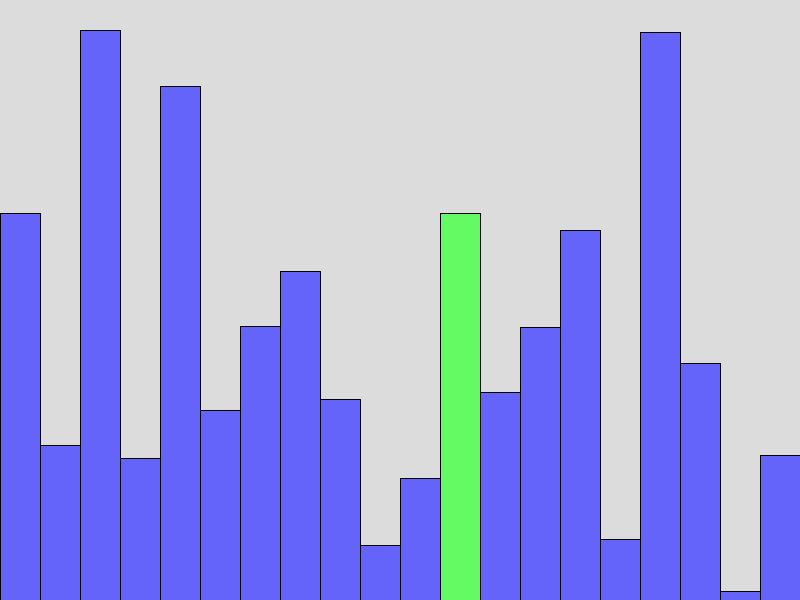
Frame 1 (no input)
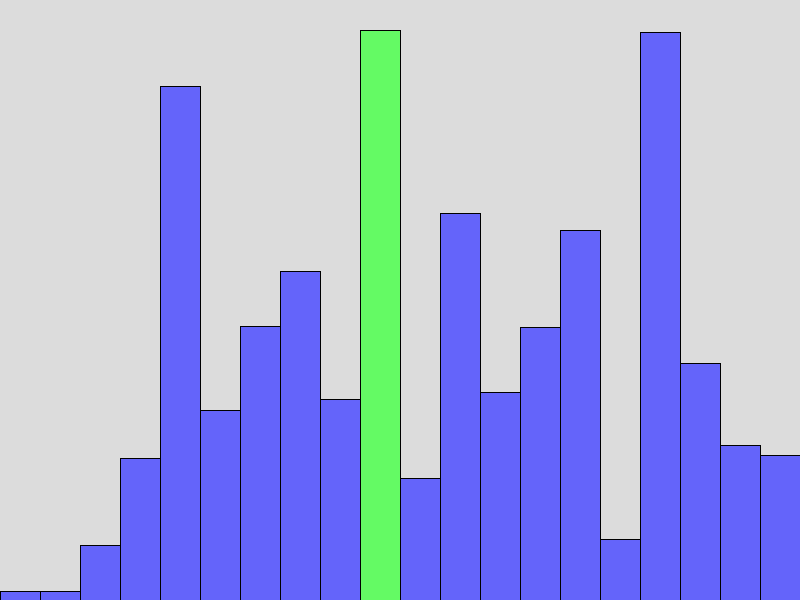
Frame 60 (the mouse pressed at the canvas centre just before this capture)
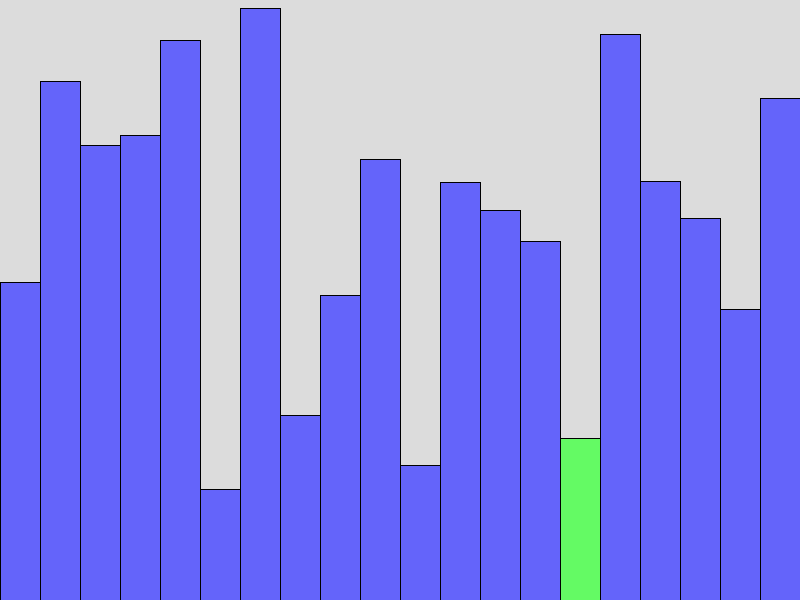
Frame 120 (the mouse held since frame 60 and released just before this capture)

The Processing sketch that drew these frames (run headless with seeded random() and noise(); from frame 60 on, the mouse is pressed at the canvas centre):

// Processing sketch: aula05_ordenacao
// ── aula05_ordenacao.pde
int n = 20;
int[] array = new int[n]; 
int i = -1, j = -1, minIdx = -1;

void setup() {
  size(800, 600);
  for(int k = 0; k < array.length; k++) array[k] = (int) random(height);
  thread("ordenar");
}

void draw() {
  background(220);
  int l = width / n;
  for (int k = 0; k < n; k++) {
    int h = int(array[k]);
    if(k == i || k == j || k == minIdx) fill(100, 250, 100);
    else fill(100, 100, 250);
    rect(k * l, height - h, l, h);
    fill(0);
    textAlign(CENTER);
    text(str(n), n * l, height - h - 10, l, h);
  }
  
  if(mousePressed){
    for(int k = 0; k < array.length; k++) array[k] = (int) random(height);
  }
  
}

void ordenar() {   
  while(true) selectionSort(array);    
}

// Bubble Sort
void bubbleSort(int[] arr) {
  for (int i = 0; i < arr.length - 1; i++) {
    for (j = 0; j < arr.length - i - 1; j++) {
      if (arr[j] > arr[j + 1]) {
        // Troca os elementos
        delay(300);
        int temp = arr[j];
        arr[j] = arr[j + 1];
        arr[j + 1] = temp;
      }
    }
  }
  // Complexidade de tempo: O(n^2)
}

// Selection Sort
void selectionSort(int[] arr) {
  for (int i = 0; i < arr.length - 1; i++) {
    minIdx = i;
    delay(100);
    for (j = i + 1; j < arr.length; j++) {
      if (arr[j] < arr[minIdx]) {
        minIdx = j;
        delay(100);
      }
    }
    
    // Troca o menor elemento encontrado com o primeiro elemento
    int temp = arr[minIdx];
    arr[minIdx] = arr[i];
    arr[i] = temp;
    delay(300);
  }
  // Complexidade de tempo: O(n^2)
}

// Insertion Sort
void insertionSort(int[] arr) {
  for (i = 1; i < arr.length; i++) {
    int valor = arr[i];
    j = i - 1;
    delay(100);
    while (j >= 0 && arr[j] > valor) {
      arr[j + 1] = arr[j];
      j = j - 1;
      delay(100);
    }
    arr[j + 1] = valor;
    delay(100);
  }
  // Complexidade de tempo: O(n^2)
}

// Merge Sort
void mergeSort(int[] arr, int l, int r) {
  if (l < r) {
    int m = l + (r - l) / 2;
    mergeSort(arr, l, m);
    mergeSort(arr, m + 1, r);
    merge(arr, l, m, r);
  }
  // Complexidade de tempo: O(n log n)
}

void merge(int[] arr, int l, int m, int r) {
  // Cria arrays temporários
  int[] L = new int[m - l + 1];
  int[] R = new int[r - m];
  
  // Copia os dados para os arrays temporários
  for (int i = 0; i < L.length; ++i) L[i] = arr[l + i];
  for (int j = 0; j < R.length; ++j) R[j] = arr[m + 1 + j];
  
  // Mescla os arrays temporários
  i = 0;
  j = 0;
  int k = l;
  
  while (i < L.length && j < R.length) {
    if (L[i] <= R[j]) {
      arr[k] = L[i];
      i++;
    } else {
      arr[k] = R[j];
      j++;
    }
    k++;
  }
  // Copia os elementos restantes de L[], se houver
  while (i < L.length) {
    arr[k] = L[i];
    i++;
    k++;
  }
  // Copia os elementos restantes de R[], se houver
  while (j < R.length) {
    arr[k] = R[j];
    j++;
    k++;
  }
}

// QuickSort
void quickSort(int[] arr){
  quickSort(arr, 0, arr.length - 1);
}

void quickSort(int[] arr, int low, int high) {
  if (low < high) {
    // Particiona o array
    int pi = partition(arr, low, high);
    // Ordena recursivamente as duas partições
    quickSort(arr, low, pi - 1);
    quickSort(arr, pi + 1, high);
  }
  // Complexidade de tempo: O(n log n) em média, mas O(n^2) no pior caso.
}

int partition(int[] arr, int low, int high) {
  // Escolhe o último elemento como pivô
  int pivot = arr[high];  
  i = (low - 1); // Índice do menor elemento

  for (j = low; j < high; j++) {
    // Se o elemento atual for menor que o pivô
    if (arr[j] < pivot) {
      i++;
      // Troca arr[i] e arr[j]
      int temp = arr[i];
      arr[i] = arr[j];
      arr[j] = temp;
      delay(100);
    }
  }

  // Troca arr[i+1] e arr[high] (ou pivô)
  int temp = arr[i + 1];
  arr[i + 1] = arr[high];
  arr[high] = temp;
  delay(100);

  return i + 1; // Retorna o índice de particionamento
}




  
